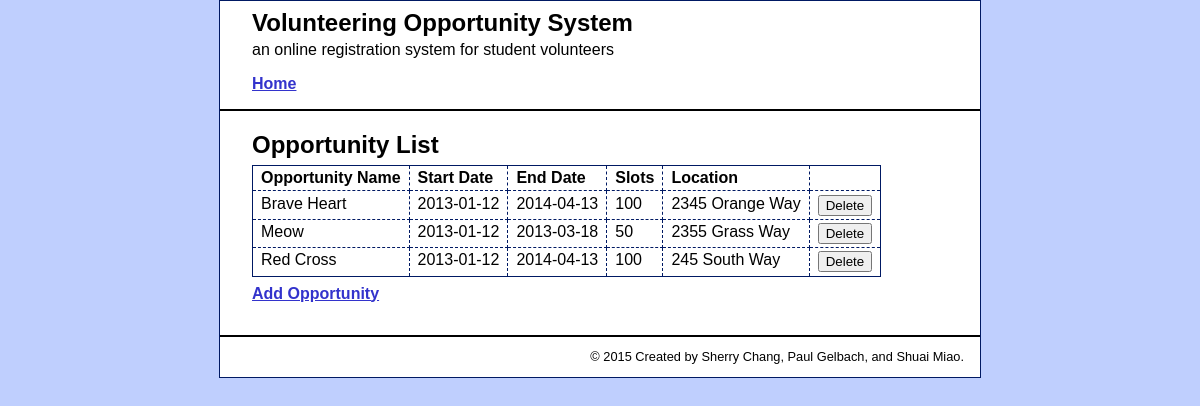
/opportunity_manager/index.php, run on the app's committed database.
### tables this page shows
CREATE TABLE OPPORTUNITY (
    OppID 			INT 								AUTO_INCREMENT,
	CommPartnerID 	INT 			NOT NULL,
	CID 			INT 			NOT NULL,
    OppName 		VARCHAR(45) 	NOT NULL,
    StartDate 		DATE 			NOT NULL,
    EndDate 		DATE,
    Slots 			INT 			NOT NULL,
    Location 		VARCHAR(70) 	NOT NULL,
    
	PRIMARY KEY (OppID)
);

### model/opp_db.php (called while the page is built, shortened)
<?php
function get_opps()	{
	global $db;
	$query = 'SELECT * FROM OPPORTUNITY
              ORDER BY OppName';
    $opportunities = $db->query($query);
    return $opportunities;
}
?>

### opportunity_manager/opp_list.php (the view, shortened to what this page needs)
<?php include '../view/header.php'; ?>
<div id="main">
    <h1>Opportunity List</h1>
    <div id="content">
        <table>
            <tr>
                <th>Opportunity Name</th>
                <th>Start Date</th>
                <th>End Date</th>
                <th>Slots</th>
				<th>Location</th>
                <th>&nbsp;</th>
            </tr>
            <?php foreach ($opportunities as $opportunity) : ?>
            <tr>
                <td><?php echo $opportunity['OppName']; ?></td>
                <td><?php echo $opportunity['StartDate']; ?></td>
                <td><?php echo $opportunity['EndDate']; ?></td>
                <td><?php echo $opportunity['Slots']; ?></td>
								<td><?php echo $opportunity['Location']; ?></td>
                <td><form action="." method="post">
                    <input type="submit" value="Delete" />
                </form></td>
            </tr>
            <?php endforeach; ?>
        </table>
        <p><a href="?action=show_add_form">Add Opportunity</a></p>
    </div>
</div>
<?php include '../view/footer.php'; ?>

### main.css (style rules this page uses)
body { margin-top: 0; background-color: #BFCFFE; font-family: Arial, Helvetica, sans-serif; }
h1 { font-size: 150%; margin: 0; padding: .5em 0 .25em; }
h1, h2 { color: black; }
p { margin: .5em 0 .5em 0; padding: 0; }
a { color: #3333CC; font-weight: bold; }
table { border: 1px solid #001963; border-collapse: collapse; }
td, th { border: 1px dashed #001963; padding: .2em .5em .2em .5em; vertical-align: top; text-align: left; }
form { margin: 0; }
#main { margin: 0; padding: .5em 2em .25em; }
#content { padding-bottom: .25em; }

### data on the page
opportunity: OppName "Brave Heart", StartDate "2013-01-12", EndDate "2014-04-13", Slots "100", Location "2345 Orange Way"
opportunity: OppName "Meow", StartDate "2013-01-12", EndDate "2013-03-18", Slots "50", Location "2355 Grass Way"
opportunity: OppName "Red Cross", StartDate "2013-01-12", EndDate "2014-04-13", Slots "100", Location "245 South Way"
